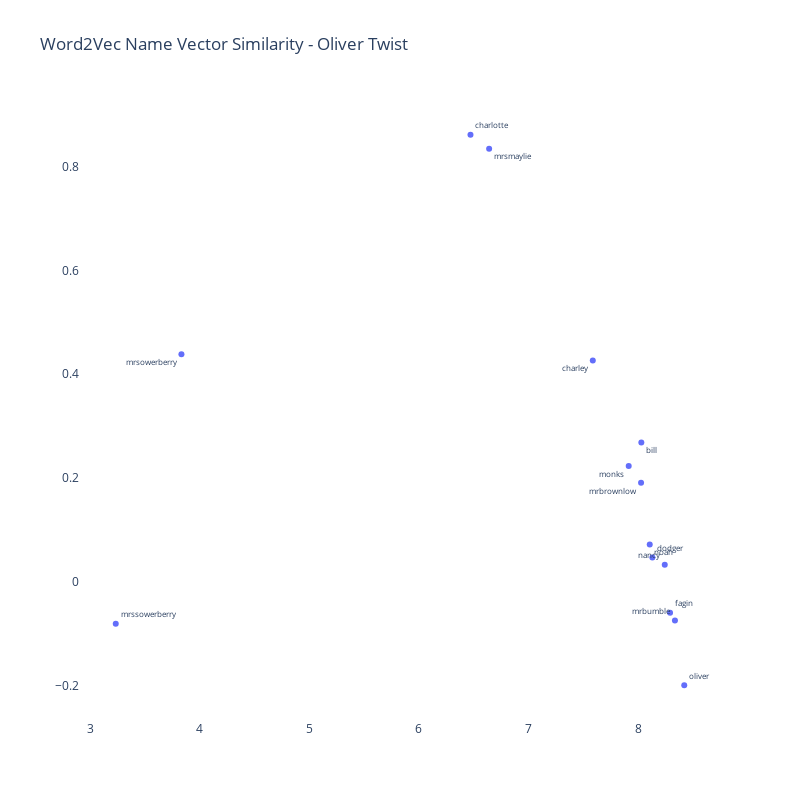

Write notebook code for a chart like this one.
### Markdown cell above
#### Plot flattened embeddings for Oliver Twist

### Code cell
character_list_OT = [x.lower() for x in character_list_OT]

df_OT = w2v_df_OT[w2v_df_OT['label'].isin(character_list_OT)]


text_pos_OT = [x for x in np.random.choice(['top left', 
                                         'bottom left',
                                         'top right',
                                         'bottom right'], 
                                          len(df_OT),
                                          p=[.2,.3,.3,.2])]


trace_OT = go.Scatter(x=df_OT['x'],
                   y=df_OT['y'],
                   mode='markers+text', 
                   textposition=text_pos_OT,
                   text=df_OT['label'],
                   textfont=dict(size=8),
                   hoverinfo='text')



fig = go.Figure([trace_OT])

fig.update_layout(go.Layout(
    title='Word2Vec Name Vector Similarity - Oliver Twist',
    ),
    hovermode='closest',
    plot_bgcolor='white',
    paper_bgcolor='white',
    width=800,
    height=800
)

### Figure 1 — Plotly figure (JSON) as saved in the notebook; plotly's stock layout.template omitted (floating-point values rounded to 4 significant figures)
{"data": [{"hoverinfo": "text", "mode": "markers+text", "text": ["oliver", "mrbumble", "bill", "mrsowerberry", "mrssowerberry", "charlotte", "noah", "dodger", "fagin", "charley", "nancy", "mrbrownlow", "monks", "mrsmaylie"], "textfont": {"size": 8}, "textposition": ["top right", "top left", "bottom right", "bottom left", "top right", "top right", "bottom right", "top right", "top right", "bottom left", "top left", "bottom left", "bottom left", "bottom right"], "type": "scatter", "x": [8.422, 8.337, 8.031, 3.831, 3.231, 6.47, 8.107, 8.131, 8.293, 7.587, 8.244, 8.028, 7.915, 6.641], "y": [-0.199, -0.07435, 0.2682, 0.4385, -0.08067, 0.8611, 0.07192, 0.04698, -0.0593, 0.4264, 0.03297, 0.1909, 0.223, 0.8343]}], "layout": {"height": 800, "hovermode": "closest", "paper_bgcolor": "white", "plot_bgcolor": "white", "title": {"text": "Word2Vec Name Vector Similarity - Oliver Twist"}, "width": 800}}
